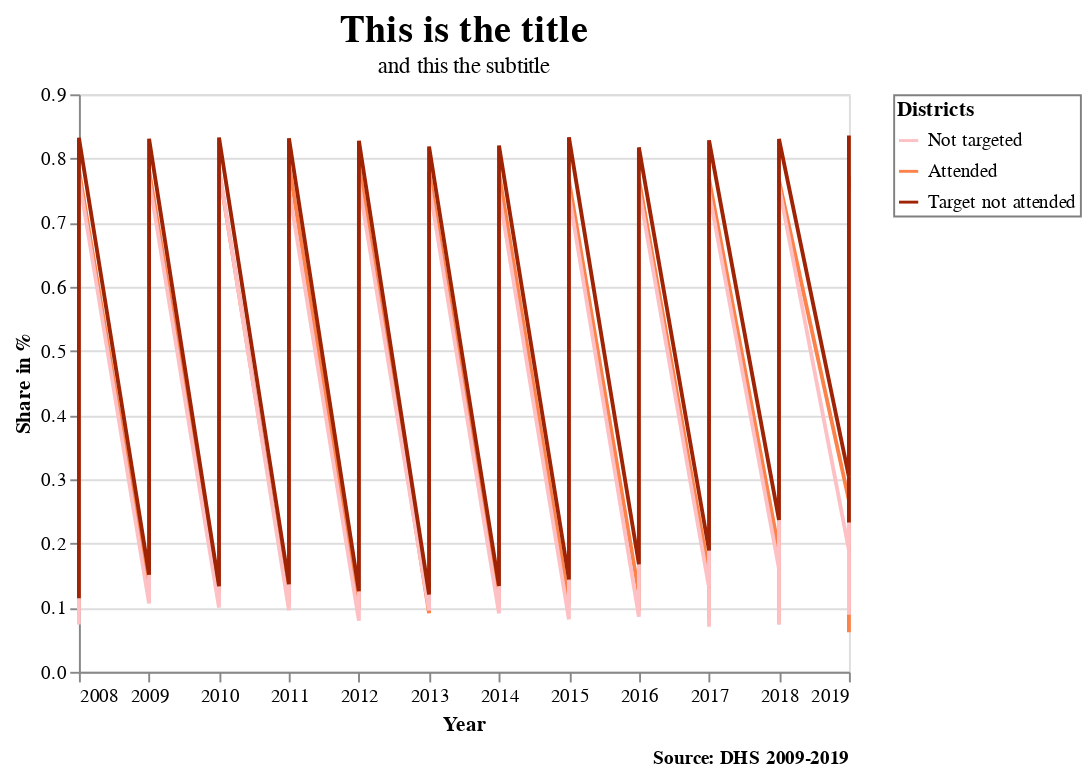

Notebook cell for this chart:
### Code cell
my_cmap = {
    'Not targeted': '#fdc1c5',
    'Attended': '#fc824a',
    'Target not attended': '#9f2305',
}

title = ["This is the title"]
subtitle = ["and this the subtitle"] 

dropdown_indicator = alt.binding_select(name='Indicator: ', options=[None]+list(ex["outcome"].unique())
                                       ,labels=['All Indicators']+ list(ex["outcome"].unique()))
dropdown_comparison = alt.binding_select(name='Zoom Group: ', options=[None]+list(ex["group"].unique())
                                         ,labels=['All Groups']+ list(ex["group"].unique()))
#year_slider = alt.binding_range(min=2008, max=2019, step=1)

selection_indicator = alt.selection_single(fields=["outcome"], bind=dropdown_indicator)
selection_comparison = alt.selection_single(fields=["group"], bind=dropdown_comparison)
#slider_selection = alt.selection_single(bind=year_slider, fields=['year'], name="year")

chart = alt.Chart(ex).mark_line().encode(
    x=alt.X('year:T', title="Year", scale=alt.Scale(zero=False), 
            axis=alt.Axis(grid=False)), 
    y=alt.Y('value', title="Share in %", scale=alt.Scale(zero=False)),
    color=alt.Color('group', title='',
                    scale=alt.Scale(
                        domain=list(my_cmap.keys()), 
                        range=list(my_cmap.values())),
                    legend=alt.Legend(
                        title="Districts", 
                        #orient='top-left',
                        #direction = 'horizontal',
                        legendX=235, legendY=151, padding=2, 
                        rowPadding=5, strokeColor='Gray')),
    tooltip= [alt.Tooltip('group:N'),
               alt.Tooltip('value:Q'),
               alt.Tooltip('year:T')
              ])


chart = chart.add_selection(selection_comparison, selection_indicator, #slider_selection,
            ).transform_filter(selection_comparison
            ).transform_filter(selection_indicator
            )#.transform_filter(slider_selection)

chart = chart.properties(title={ "text": title,  "subtitle": subtitle,
                        "color": "black", "subtitleColor": "black", "align":"center", 
                        "font": "LM Roman", "fontSize":20, "fontWeight": "bold",},
                        width=400, height=300)


chart = alt.concat(chart,
    title=alt.TitleParams(
        'Source: DHS 2009-2019',
        baseline='bottom',
        orient='none',
        dx=400, dy=350,
        anchor='end',
        fontSize=10))

chart

### Figure 1 — Vega-Lite specification as saved in the notebook (floating-point values rounded to 4 significant figures; data arrays with more than 128 entries replaced by an {"elided": "..."} marker saying what was removed)
{"config": {"view": {"continuousWidth": 400, "continuousHeight": 300}}, "concat": [{"mark": "line", "encoding": {"color": {"type": "nominal", "field": "group", "legend": {"legendX": 235, "legendY": 151, "padding": 2, "rowPadding": 5, "strokeColor": "Gray", "title": "Districts"}, "scale": {"domain": ["Not targeted", "Attended", "Target not attended"], "range": ["#fdc1c5", "#fc824a", "#9f2305"]}, "title": ""}, "tooltip": [{"type": "nominal", "field": "group"}, {"type": "quantitative", "field": "value"}, {"type": "temporal", "field": "year"}], "x": {"type": "temporal", "axis": {"grid": false}, "field": "year", "scale": {"zero": false}, "title": "Year"}, "y": {"type": "quantitative", "field": "value", "scale": {"zero": false}, "title": "Share in %"}}, "height": 300, "selection": {"selector200": {"type": "single", "fields": ["group"], "bind": {"input": "select", "options": [null, "Attended", "Not targeted", "Target not attended"], "labels": ["All Groups", "Attended", "Not targeted", "Target not attended"], "name": "Zoom Group: "}}, "selector199": {"type": "single", "fields": ["outcome"], "bind": {"input": "select", "options": [null, "Moderate Anemia", "Mild Anemia", "Births No Physician", "Women with job", "Men with job"], "labels": ["All Indicators", "Moderate Anemia", "Mild Anemia", "Births No Physician", "Women with job", "Men with job"], "name": "Indicator: "}}}, "title": {"text": ["This is the title"], "subtitle": ["and this the subtitle"], "color": "black", "subtitleColor": "black", "align": "center", "font": "LM Roman", "fontSize": 20, "fontWeight": "bold"}, "transform": [{"filter": {"selection": "selector200"}}, {"filter": {"selection": "selector199"}}], "width": 400}], "data": {"name": "data-e9b62064d74eddf08fe00bda52709255"}, "title": {"text": "Source: DHS 2009-2019", "anchor": "end", "baseline": "bottom", "dx": 400, "dy": 350, "fontSize": 10, "orient": "none"}, "$schema": "https://vega.github.io/schema/vega-lite/v4.8.1.json", "datasets": {"data-e9b62064d74eddf08fe00bda52709255": {"elided": "180 records"}}}
